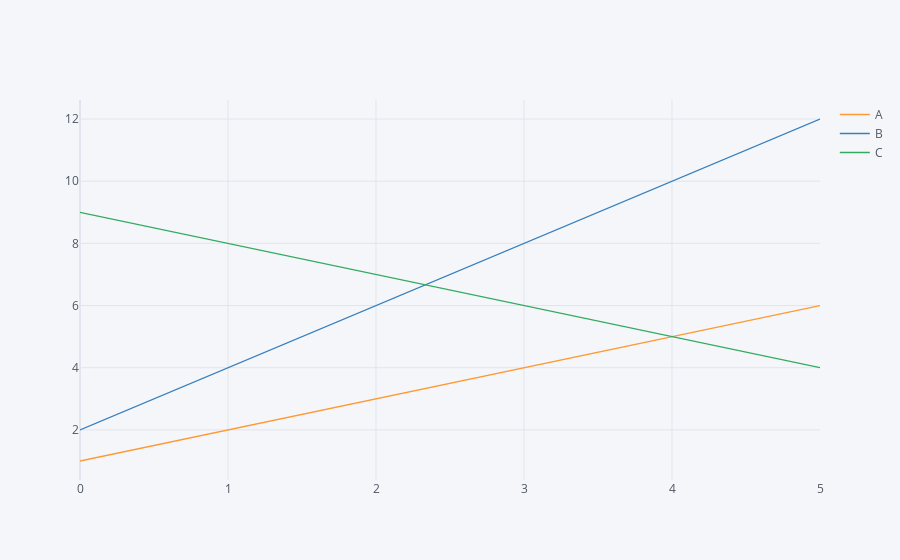

This figure's notebook cell:
### Code cell
data.iplot()

### Figure 1 — Plotly figure (JSON) as saved in the notebook; plotly's stock layout.template omitted (floating-point values rounded to 4 significant figures)
{"data": [{"line": {"color": "rgba(255, 153, 51, 1.0)", "dash": "solid", "shape": "linear", "width": 1.3}, "mode": "lines", "name": "A", "text": "", "type": "scatter", "x": [0, 1, 2, 3, 4, 5], "y": [1, 2, 3, 4, 5, 6]}, {"line": {"color": "rgba(55, 128, 191, 1.0)", "dash": "solid", "shape": "linear", "width": 1.3}, "mode": "lines", "name": "B", "text": "", "type": "scatter", "x": [0, 1, 2, 3, 4, 5], "y": [2, 4, 6, 8, 10, 12]}, {"line": {"color": "rgba(50, 171, 96, 1.0)", "dash": "solid", "shape": "linear", "width": 1.3}, "mode": "lines", "name": "C", "text": "", "type": "scatter", "x": [0, 1, 2, 3, 4, 5], "y": [9, 8, 7, 6, 5, 4]}], "layout": {"legend": {"bgcolor": "#F5F6F9", "font": {"color": "#4D5663"}}, "paper_bgcolor": "#F5F6F9", "plot_bgcolor": "#F5F6F9", "title": {"font": {"color": "#4D5663"}}, "xaxis": {"gridcolor": "#E1E5ED", "showgrid": true, "tickfont": {"color": "#4D5663"}, "title": {"font": {"color": "#4D5663"}, "text": ""}, "zerolinecolor": "#E1E5ED"}, "yaxis": {"gridcolor": "#E1E5ED", "showgrid": true, "tickfont": {"color": "#4D5663"}, "title": {"font": {"color": "#4D5663"}, "text": ""}, "zerolinecolor": "#E1E5ED"}}}
